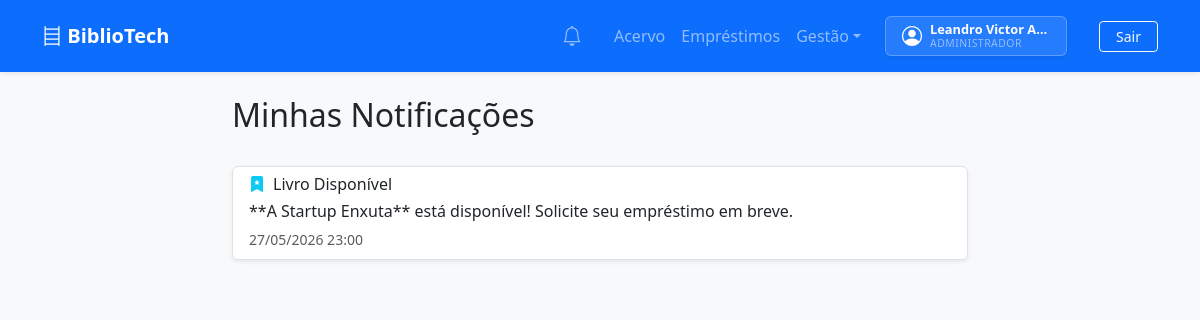
Page /notificacoes/ (signed in) on the committed database.
### apps/app_usuarios/models.py (models this page shows, shortened)
class Usuario(AbstractUser):
    PAPEL_CHOICES = (
        ('usuario', 'Usuário Comum'),
        ('bibliotecario', 'Bibliotecário'),
        ('admin', 'Administrador'),
    )
    id = models.UUIDField(primary_key=True, default=uuid.uuid4, editable=False)
    nome = models.CharField(max_length=255)
    email = models.EmailField(unique=True)
    papel = models.CharField(max_length=20, choices=PAPEL_CHOICES, default='usuario')
    biblioteca = models.ForeignKey(
        'app_bibliotecas.Biblioteca',
        on_delete=models.SET_NULL,
        null=True,
        blank=True,
        related_name='usuarios',
        help_text="Obrigatório apenas para Bibliotecários. Usuários comuns podem alugar de várias bibliotecas."
    )
    criado_em = models.DateTimeField(auto_now_add=True)
    USERNAME_FIELD = 'email'
    REQUIRED_FIELDS = ['username', 'nome']
    @property
    def is_admin_system(self):
        return self.papel == 'admin' or self.is_superuser

### apps/app_notificacoes/models.py (models this page shows, shortened)
class Notificacao(models.Model):
    TIPO_CHOICES = [
        ('emprestimo_aprovado',  'Empréstimo Aprovado'),
        ('emprestimo_rejeitado', 'Empréstimo Rejeitado'),
        ('fila_avanco',          'Avanço na Fila'),
        ('livro_disponivel',     'Livro Disponível'),
        ('prazo_proximo',        'Prazo Próximo'),
        ('emprestimo_atrasado',  'Empréstimo Atrasado'),
        ('devolucao_registrada', 'Devolução Registrada'),
    ]
    id          = models.UUIDField(primary_key=True, default=uuid.uuid4, editable=False)
    usuario     = models.ForeignKey(settings.AUTH_USER_MODEL, on_delete=models.CASCADE, related_name='notificacoes')
    tipo        = models.CharField(max_length=30, choices=TIPO_CHOICES)
    mensagem    = models.TextField()
    lida        = models.BooleanField(default=False)
    criada_em   = models.DateTimeField(auto_now_add=True)
    class Meta:
        ordering = ['-criada_em']

### apps/app_notificacoes/views.py (the view)
# urls.py: path('', views.lista_notificacoes, name='lista'),
@login_required
def lista_notificacoes(request):
    notificacoes = Notificacao.objects.filter(usuario=request.user)
    notificacoes.filter(lida=False).update(lida=True)
    return render(request, 'notificacoes/lista.html', {'notificacoes': notificacoes})

### apps/app_notificacoes/context_processors.py (called while the page is built)
def notificacoes_context(request):
    if request.user.is_authenticated:
        count = Notificacao.objects.filter(usuario=request.user, lida=False).count()
        return {'notificacoes_nao_lidas': count}
    return {'notificacoes_nao_lidas': 0}

### apps/app_notificacoes/services.py (called while the page is built, shortened)
def verificar_prazos(usuario):
    from django.apps import apps
    if not apps.is_installed('app_emprestimos'):
        return
    from app_emprestimos.models import Emprestimo
    hoje = timezone.now().date()
    emprestimos = Emprestimo.objects.filter(usuario=usuario, status='ativo')

### templates/notificacoes/lista.html
{% extends 'base.html' %}
{% block content %}
<div class="row justify-content-center">
    <div class="col-md-8">
        <div class="d-flex justify-content-between align-items-center mb-4">
            <h2>Minhas Notificações</h2>
        </div>
        <div class="list-group shadow-sm">
            {% for notificacao in notificacoes %}
                {% include 'notificacoes/partials/_item.html' %}
            {% empty %}
                <div class="list-group-item text-center py-5">
                    <i class="bi bi-bell-slash text-muted" style="font-size: 3rem;"></i>
                    <p class="mt-3 text-muted">Você não tem nenhuma notificação no momento.</p>
                </div>
            {% endfor %}
        </div>
    </div>
</div>
{% endblock %}

### templates/base.html (shortened to what this page needs)
<!DOCTYPE html>
<html lang="pt-br">
<head>
    <link rel="stylesheet" href="https://cdn.jsdelivr.net/npm/bootstrap@5.3.0/dist/css/bootstrap.min.css">
    <link rel="stylesheet" href="https://cdn.jsdelivr.net/npm/bootstrap-icons@1.11.3/font/bootstrap-icons.min.css">
    {% load static %}
    <link rel="stylesheet" href="{% static 'usuarios/css/style.css' %}">
</head>
<body hx-headers='{"X-CSRFToken": "{{ csrf_token }}"}'>
    <nav class="navbar navbar-expand-lg navbar-dark bg-primary shadow-sm">
        <div class="container">
            <a class="navbar-brand fw-bold" href="{% url 'home' %}">
                <i class="bi bi-bookshelf"></i> BiblioTech
            </a>
            <div class="collapse navbar-collapse" id="navbarNav">
                <ul class="navbar-nav ms-auto align-items-center">
                    {% if user.is_authenticated %}
                        <li class="nav-item me-3">
                            <a class="nav-link position-relative py-1" href="{% url 'notificacoes:lista' %}">
                                <i class="bi bi-bell fs-5"></i>
                            </a>
                        </li>
                        <li class="nav-item"><a class="nav-link" href="{% url 'lista_livros' %}">Acervo</a></li>
                        <li class="nav-item"><a class="nav-link" href="{% url 'lista_emprestimos' %}">Empréstimos</a></li>
                        {% if user.is_admin_system %}
                        <li class="nav-item dropdown">
                            <a class="nav-link dropdown-toggle" href="#" role="button" data-bs-toggle="dropdown">Gestão</a>
                        </li>
                        {% endif %}
                        <a class="nav-link" href="{% url 'perfil' %}">
                            <li class="nav-item d-flex align-items-center me-3 ms-lg-2">
                                <div class="bg-white bg-opacity-10 border border-white border-opacity-25 rounded px-3 py-1 d-flex align-items-center shadow-sm" style="min-width: 160px;">
                                    <div class="me-2 text-white">
                                        <i class="bi bi-person-circle fs-5"></i>
                                    </div>
                                    <div class="lh-1">
                                        <div class="text-white small fw-bold" style="font-size: 0.8rem; white-space: nowrap; overflow: hidden; text-overflow: ellipsis; max-width: 120px;">
                                            {{ user.nome|default:user.username }}
                                        </div>
                                        <div class="text-white-50" style="font-size: 0.65rem; text-transform: uppercase; letter-spacing: 0.5px; margin-top: 2px;">
                                            {{ user.get_papel_display }}
                                        </div>
                                    </div>
                                </div>
                            </li>
                        </a>
                        <li class="nav-item ms-lg-2">
                            <form action="{% url 'logout' %}" method="post" style="display: inline;">
                                <button type="submit" class="btn btn-outline-light btn-sm px-3">Sair</button>
                            </form>
                        </li>
                    {% else %}
                        <li class="nav-item"><a class="nav-link" href="{% url 'login' %}">Login</a></li>
                        <li class="nav-item"><a class="nav-link btn btn-light btn-sm text-primary ms-lg-2 px-3" href="{% url 'registro' %}">Registrar</a></li>
                    {% endif %}
                </ul>
            </div>
        </div>
    </nav>
    <div class="container mt-4" id="main-content">
        {% block content %}{% endblock %}
    </div>
</body>
</html>

### templates/notificacoes/partials/_item.html (shortened to what this page needs)
<div class="list-group-item list-group-item-action {% if not notificacao.lida %}border-start border-4 border-primary{% endif %}" id="notif-{{ notificacao.id }}">
    <div class="d-flex w-100 justify-content-between align-items-center">
        <div class="pe-3">
            <h6 class="mb-1 d-flex align-items-center">
                {% if notificacao.tipo == 'emprestimo_aprovado' %}
                    <i class="bi bi-check-circle-fill text-success me-2"></i>
                {% elif notificacao.tipo == 'emprestimo_rejeitado' %}
                    <i class="bi bi-x-circle-fill text-danger me-2"></i>
                {% elif notificacao.tipo == 'livro_disponivel' %}
                    <i class="bi bi-bookmark-star-fill text-info me-2"></i>
                {% elif notificacao.tipo == 'prazo_proximo' %}
                    <i class="bi bi-clock-fill text-warning me-2"></i>
                {% elif notificacao.tipo == 'emprestimo_atrasado' %}
                    <i class="bi bi-exclamation-triangle-fill text-danger me-2"></i>
                {% elif notificacao.tipo == 'devolucao_registrada' %}
                    <i class="bi bi-arrow-return-left text-success me-2"></i>
                {% else %}
                    <i class="bi bi-info-circle-fill text-primary me-2"></i>
                {% endif %}
                {{ notificacao.get_tipo_display }}
            </h6>
            <p class="mb-1 text-dark">{{ notificacao.mensagem|safe }}</p>
            <small class="text-muted">{{ notificacao.criada_em|date:"d/m/Y H:i" }}</small>
        </div>
    </div>
</div>

### static/usuarios/css/style.css (style rules this page uses)
body { background-color: #f8f9fa; }
#main-content { min-height: calc(100vh - 200px); padding-bottom: 5rem; }

### rows in the picture
Usuario: nome "Leandro Victor A…", papel "ADMINISTRADOR"
Notificacao: tipo "Livro Disponível", mensagem "**A Startup Enxuta** está disponível! Solicite seu empréstimo em breve.", criada_em "27/05/2026 23:00"
